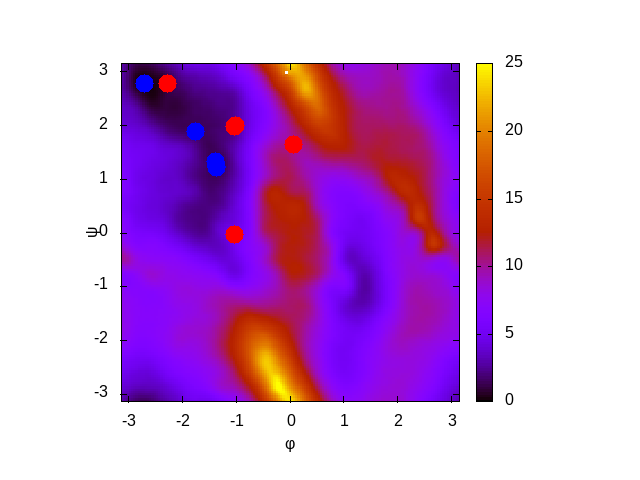

Reproduce this figure in gnuplot.
set terminal png;
set size square
set encoding utf8

Is0(x)=((x==0.) ? 1/0 : x)

stats '../../OTFP2D_periodic/job0_ch0.fes' u (Is0($3))
fesmin=STATS_min

set cbrange [0:25]
set output "plot2.png"
set xlabel 'φ' norotate
set ylabel 'ψ' offset 1,0
set pm3d map

# Convertir índice ($0) a color RGB (azul -> rojo)
# color(gradient) = sprintf("#%02X%02X%02X", 255*gradient, 0, 255*(1-gradient))

splot [-3.1415:3.1415][-3.1415:3.1415]\
    '../../OTFP2D_periodic/job0_ch0.fes' u 2:1:(Is0($3)-fesmin) notit w pm3d,\
    '< paste <(tail -n1 frame_0000*.phi.r) <(tail -n1 frame_0000*.psi.r)' u 1:4:(26) w p pt 7 ps 3 lc rgb "blue" notit,\
    '< paste <(head -n1 frame_0000*.phi.r) <(head -n1 frame_0000*.psi.r)' u 1:4:(26) w p pt 7 ps 3 lc rgb "red" notit
